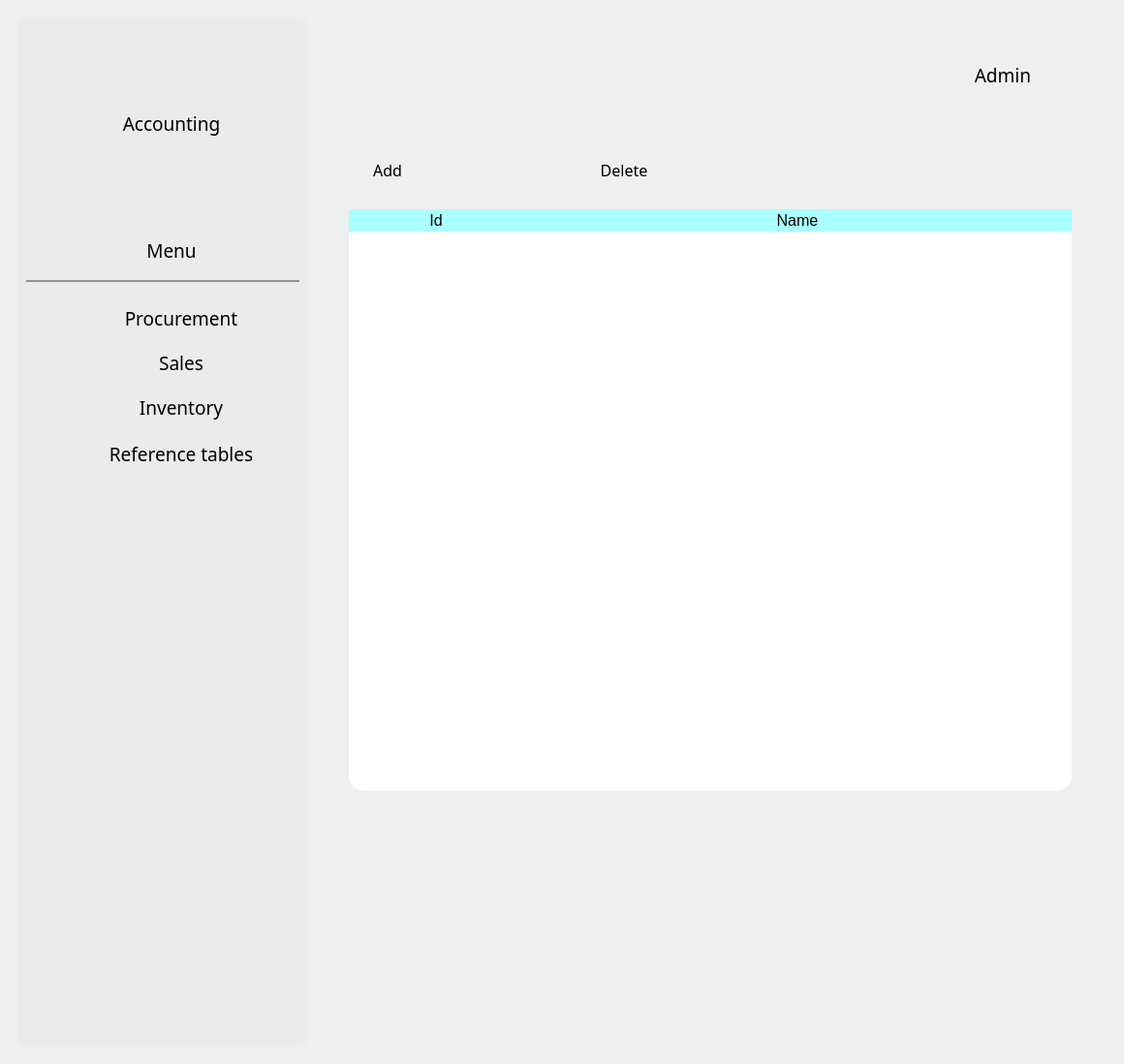
<?xml version="1.0" encoding="UTF-8"?>
<ui version="4.0">
 <class>MainWindow</class>
 <widget class="QMainWindow" name="MainWindow">
  <property name="geometry">
   <rect>
    <x>0</x>
    <y>0</y>
    <width>1160</width>
    <height>1098</height>
   </rect>
  </property>
  <property name="sizePolicy">
   <sizepolicy hsizetype="Expanding" vsizetype="Expanding">
    <horstretch>100</horstretch>
    <verstretch>100</verstretch>
   </sizepolicy>
  </property>
  <property name="windowTitle">
   <string>MainWindow</string>
  </property>
  <property name="styleSheet">
   <string notr="true">QGroupBox { border: none; }
QPushButton {
    border: none;
    color: black;
}
QPushButton:hover {
    color: grey;
}</string>
  </property>
  <widget class="QWidget" name="centralwidget">
   <property name="sizePolicy">
    <sizepolicy hsizetype="Expanding" vsizetype="Expanding">
     <horstretch>0</horstretch>
     <verstretch>0</verstretch>
    </sizepolicy>
   </property>
   <layout class="QGridLayout" name="gridLayout_7">
    <item row="0" column="0">
     <widget class="QGroupBox" name="horizontalGroupBox">
      <property name="sizePolicy">
       <sizepolicy hsizetype="Expanding" vsizetype="Expanding">
        <horstretch>0</horstretch>
        <verstretch>0</verstretch>
       </sizepolicy>
      </property>
      <property name="maximumSize">
       <size>
        <width>1920</width>
        <height>1080</height>
       </size>
      </property>
      <layout class="QGridLayout" name="gridLayout_6">
       <item row="0" column="1">
        <widget class="QGroupBox" name="Right_side">
         <property name="sizePolicy">
          <sizepolicy hsizetype="Expanding" vsizetype="Expanding">
           <horstretch>162</horstretch>
           <verstretch>108</verstretch>
          </sizepolicy>
         </property>
         <property name="maximumSize">
          <size>
           <width>1620</width>
           <height>1080</height>
          </size>
         </property>
         <property name="layoutDirection">
          <enum>Qt::LeftToRight</enum>
         </property>
         <property name="styleSheet">
          <string notr="true"/>
         </property>
         <property name="alignment">
          <set>Qt::AlignRight|Qt::AlignTrailing|Qt::AlignVCenter</set>
         </property>
         <layout class="QGridLayout" name="gridLayout_4">
          <item row="0" column="0">
           <widget class="QGroupBox" name="Header_block">
            <property name="sizePolicy">
             <sizepolicy hsizetype="Expanding" vsizetype="Expanding">
              <horstretch>0</horstretch>
              <verstretch>0</verstretch>
             </sizepolicy>
            </property>
            <property name="minimumSize">
             <size>
              <width>800</width>
              <height>100</height>
             </size>
            </property>
            <property name="maximumSize">
             <size>
              <width>1620</width>
              <height>100</height>
             </size>
            </property>
            <property name="alignment">
             <set>Qt::AlignRight|Qt::AlignTrailing|Qt::AlignVCenter</set>
            </property>
            <layout class="QGridLayout" name="gridLayout_2">
             <item row="0" column="0">
              <widget class="QGroupBox" name="User_info">
               <property name="sizePolicy">
                <sizepolicy hsizetype="Expanding" vsizetype="Expanding">
                 <horstretch>0</horstretch>
                 <verstretch>0</verstretch>
                </sizepolicy>
               </property>
               <property name="maximumSize">
                <size>
                 <width>1620</width>
                 <height>100</height>
                </size>
               </property>
               <property name="alignment">
                <set>Qt::AlignRight|Qt::AlignTop|Qt::AlignTrailing</set>
               </property>
               <layout class="QGridLayout" name="gridLayout_3">
                <item row="0" column="2">
                 <widget class="QPushButton" name="logout">
                  <property name="sizePolicy">
                   <sizepolicy hsizetype="Expanding" vsizetype="Expanding">
                    <horstretch>0</horstretch>
                    <verstretch>0</verstretch>
                   </sizepolicy>
                  </property>
                  <property name="maximumSize">
                   <size>
                    <width>45</width>
                    <height>40</height>
                   </size>
                  </property>
                  <property name="layoutDirection">
                   <enum>Qt::RightToLeft</enum>
                  </property>
                  <property name="text">
                   <string/>
                  </property>
                  <property name="icon">
                   <iconset>
                    <normaloff>icons/logout.png</normaloff>icons/logout.png</iconset>
                  </property>
                  <property name="iconSize">
                   <size>
                    <width>40</width>
                    <height>40</height>
                   </size>
                  </property>
                 </widget>
                </item>
                <item row="0" column="1">
                 <widget class="QLabel" name="username">
                  <property name="sizePolicy">
                   <sizepolicy hsizetype="Expanding" vsizetype="Expanding">
                    <horstretch>0</horstretch>
                    <verstretch>0</verstretch>
                   </sizepolicy>
                  </property>
                  <property name="maximumSize">
                   <size>
                    <width>90</width>
                    <height>50</height>
                   </size>
                  </property>
                  <property name="font">
                   <font>
                    <family>Century Gothic</family>
                    <pointsize>14</pointsize>
                   </font>
                  </property>
                  <property name="text">
                   <string>Admin</string>
                  </property>
                  <property name="alignment">
                   <set>Qt::AlignRight|Qt::AlignTrailing|Qt::AlignVCenter</set>
                  </property>
                 </widget>
                </item>
                <item row="0" column="0">
                 <widget class="QLabel" name="label">
                  <property name="text">
                   <string/>
                  </property>
                 </widget>
                </item>
               </layout>
              </widget>
             </item>
            </layout>
           </widget>
          </item>
          <item row="2" column="0">
           <widget class="QGroupBox" name="Body_block">
            <property name="sizePolicy">
             <sizepolicy hsizetype="Expanding" vsizetype="Expanding">
              <horstretch>0</horstretch>
              <verstretch>0</verstretch>
             </sizepolicy>
            </property>
            <property name="maximumSize">
             <size>
              <width>1620</width>
              <height>980</height>
             </size>
            </property>
            <property name="alignment">
             <set>Qt::AlignRight|Qt::AlignTop|Qt::AlignTrailing</set>
            </property>
            <layout class="QGridLayout" name="gridLayout">
             <item row="0" column="4">
              <widget class="QGroupBox" name="items_in_body">
               <property name="minimumSize">
                <size>
                 <width>200</width>
                 <height>100</height>
                </size>
               </property>
               <property name="maximumSize">
                <size>
                 <width>1370</width>
                 <height>980</height>
                </size>
               </property>
               <property name="alignment">
                <set>Qt::AlignLeading|Qt::AlignLeft|Qt::AlignTop</set>
               </property>
               <layout class="QGridLayout" name="gridLayout_9">
                <item row="1" column="0">
                 <widget class="QGroupBox" name="horizontalGroupBox">
                  <property name="minimumSize">
                   <size>
                    <width>50</width>
                    <height>50</height>
                   </size>
                  </property>
                  <property name="maximumSize">
                   <size>
                    <width>500</width>
                    <height>100</height>
                   </size>
                  </property>
                  <layout class="QGridLayout" name="gridLayout_10">
                   <item row="0" column="0">
                    <widget class="QPushButton" name="add">
                     <property name="maximumSize">
                      <size>
                       <width>80</width>
                       <height>50</height>
                      </size>
                     </property>
                     <property name="font">
                      <font>
                       <family>Century Gothic</family>
                       <pointsize>12</pointsize>
                      </font>
                     </property>
                     <property name="text">
                      <string>Add</string>
                     </property>
                     <property name="icon">
                      <iconset>
                       <normaloff>icons/add.png</normaloff>icons/add.png</iconset>
                     </property>
                     <property name="iconSize">
                      <size>
                       <width>32</width>
                       <height>32</height>
                      </size>
                     </property>
                    </widget>
                   </item>
                   <item row="0" column="1">
                    <widget class="QPushButton" name="delete_2">
                     <property name="font">
                      <font>
                       <family>Century Gothic</family>
                       <pointsize>12</pointsize>
                      </font>
                     </property>
                     <property name="text">
                      <string>Delete</string>
                     </property>
                     <property name="icon">
                      <iconset>
                       <normaloff>icons/delete.png</normaloff>icons/delete.png</iconset>
                     </property>
                     <property name="iconSize">
                      <size>
                       <width>32</width>
                       <height>32</height>
                      </size>
                     </property>
                    </widget>
                   </item>
                  </layout>
                 </widget>
                </item>
                <item row="2" column="0">
                 <widget class="QGroupBox" name="verticalGroupBox">
                  <property name="minimumSize">
                   <size>
                    <width>0</width>
                    <height>800</height>
                   </size>
                  </property>
                  <layout class="QGridLayout" name="gridLayout_11">
                   <item row="0" column="0">
                    <widget class="QTableWidget" name="reference_tables">
                     <property name="minimumSize">
                      <size>
                       <width>0</width>
                       <height>600</height>
                      </size>
                     </property>
                     <property name="font">
                      <font>
                       <family>Century Gothic</family>
                       <pointsize>14</pointsize>
                      </font>
                     </property>
                     <property name="styleSheet">
                      <string notr="true">QHeaderView::section {
    background-color:rgb(170, 255, 255);
	border: none;
	font-family: &quot;Century Gothic&quot;;
    font-size: 16px;
}
QTableWidget::horizontalHeader {
	border-radius: 15px;
}
QTableWidget {
	border-radius: 15px;
	background-color: rgb(255, 255, 255);
}</string>
                     </property>
                     <attribute name="horizontalHeaderDefaultSectionSize">
                      <number>180</number>
                     </attribute>
                     <attribute name="horizontalHeaderStretchLastSection">
                      <bool>true</bool>
                     </attribute>
                     <attribute name="verticalHeaderVisible">
                      <bool>false</bool>
                     </attribute>
                     <column>
                      <property name="text">
                       <string>Id</string>
                      </property>
                     </column>
                     <column>
                      <property name="text">
                       <string>Name</string>
                      </property>
                     </column>
                    </widget>
                   </item>
                   <item row="1" column="0">
                    <widget class="QLabel" name="label_2">
                     <property name="minimumSize">
                      <size>
                       <width>0</width>
                       <height>500</height>
                      </size>
                     </property>
                     <property name="lineWidth">
                      <number>2</number>
                     </property>
                     <property name="text">
                      <string/>
                     </property>
                    </widget>
                   </item>
                  </layout>
                 </widget>
                </item>
               </layout>
              </widget>
             </item>
            </layout>
           </widget>
          </item>
         </layout>
        </widget>
       </item>
       <item row="0" column="0">
        <widget class="QFrame" name="Left_side">
         <property name="sizePolicy">
          <sizepolicy hsizetype="Expanding" vsizetype="Expanding">
           <horstretch>0</horstretch>
           <verstretch>0</verstretch>
          </sizepolicy>
         </property>
         <property name="maximumSize">
          <size>
           <width>300</width>
           <height>1080</height>
          </size>
         </property>
         <property name="styleSheet">
          <string notr="true">background: #EBEBEB;
border-radius: 10px;
</string>
         </property>
         <layout class="QGridLayout" name="gridLayout_5">
          <property name="bottomMargin">
           <number>3</number>
          </property>
          <item row="2" column="0">
           <widget class="QFrame" name="separator">
            <property name="minimumSize">
             <size>
              <width>0</width>
              <height>2</height>
             </size>
            </property>
            <property name="maximumSize">
             <size>
              <width>16777215</width>
              <height>2</height>
             </size>
            </property>
            <property name="styleSheet">
             <string notr="true">background-color: rgb(145, 145, 145);</string>
            </property>
            <property name="frameShape">
             <enum>QFrame::Panel</enum>
            </property>
            <property name="frameShadow">
             <enum>QFrame::Sunken</enum>
            </property>
           </widget>
          </item>
          <item row="5" column="0">
           <widget class="QGroupBox" name="verticalGroupBox">
            <property name="sizePolicy">
             <sizepolicy hsizetype="Expanding" vsizetype="Expanding">
              <horstretch>0</horstretch>
              <verstretch>0</verstretch>
             </sizepolicy>
            </property>
            <property name="minimumSize">
             <size>
              <width>0</width>
              <height>630</height>
             </size>
            </property>
            <property name="styleSheet">
             <string notr="true"/>
            </property>
            <layout class="QVBoxLayout" name="verticalLayout_3"/>
           </widget>
          </item>
          <item row="3" column="0">
           <widget class="QGroupBox" name="verticalGroupBox">
            <property name="sizePolicy">
             <sizepolicy hsizetype="Expanding" vsizetype="Expanding">
              <horstretch>0</horstretch>
              <verstretch>0</verstretch>
             </sizepolicy>
            </property>
            <property name="styleSheet">
             <string notr="true"/>
            </property>
            <layout class="QVBoxLayout" name="verticalLayout_2">
             <property name="spacing">
              <number>1</number>
             </property>
             <item>
              <widget class="QFrame" name="procurement_nav">
               <property name="sizePolicy">
                <sizepolicy hsizetype="Expanding" vsizetype="Expanding">
                 <horstretch>0</horstretch>
                 <verstretch>0</verstretch>
                </sizepolicy>
               </property>
               <property name="maximumSize">
                <size>
                 <width>16777215</width>
                 <height>50</height>
                </size>
               </property>
               <property name="font">
                <font>
                 <family>Century Gothic</family>
                 <pointsize>14</pointsize>
                </font>
               </property>
               <layout class="QHBoxLayout" name="income_nav">
                <item>
                 <widget class="QLabel" name="procurement_pic">
                  <property name="sizePolicy">
                   <sizepolicy hsizetype="Expanding" vsizetype="Expanding">
                    <horstretch>0</horstretch>
                    <verstretch>0</verstretch>
                   </sizepolicy>
                  </property>
                  <property name="maximumSize">
                   <size>
                    <width>32</width>
                    <height>32</height>
                   </size>
                  </property>
                  <property name="baseSize">
                   <size>
                    <width>0</width>
                    <height>0</height>
                   </size>
                  </property>
                  <property name="font">
                   <font>
                    <family>Century Gothic</family>
                    <pointsize>14</pointsize>
                   </font>
                  </property>
                  <property name="text">
                   <string/>
                  </property>
                  <property name="pixmap">
                   <pixmap>icons/procurement.png</pixmap>
                  </property>
                  <property name="alignment">
                   <set>Qt::AlignCenter</set>
                  </property>
                 </widget>
                </item>
                <item>
                 <widget class="QPushButton" name="procurement">
                  <property name="sizePolicy">
                   <sizepolicy hsizetype="Expanding" vsizetype="Expanding">
                    <horstretch>0</horstretch>
                    <verstretch>0</verstretch>
                   </sizepolicy>
                  </property>
                  <property name="font">
                   <font>
                    <family>Century Gothic</family>
                    <pointsize>14</pointsize>
                   </font>
                  </property>
                  <property name="styleSheet">
                   <string notr="true"/>
                  </property>
                  <property name="text">
                   <string>Procurement</string>
                  </property>
                 </widget>
                </item>
               </layout>
              </widget>
             </item>
             <item>
              <widget class="QFrame" name="sales_nav_2">
               <property name="sizePolicy">
                <sizepolicy hsizetype="Expanding" vsizetype="Expanding">
                 <horstretch>0</horstretch>
                 <verstretch>0</verstretch>
                </sizepolicy>
               </property>
               <property name="maximumSize">
                <size>
                 <width>16777215</width>
                 <height>50</height>
                </size>
               </property>
               <property name="font">
                <font>
                 <family>Century Gothic</family>
                 <pointsize>14</pointsize>
                </font>
               </property>
               <layout class="QHBoxLayout" name="expense_nav">
                <item>
                 <widget class="QLabel" name="sales_pic">
                  <property name="sizePolicy">
                   <sizepolicy hsizetype="Expanding" vsizetype="Expanding">
                    <horstretch>0</horstretch>
                    <verstretch>0</verstretch>
                   </sizepolicy>
                  </property>
                  <property name="minimumSize">
                   <size>
                    <width>0</width>
                    <height>0</height>
                   </size>
                  </property>
                  <property name="maximumSize">
                   <size>
                    <width>32</width>
                    <height>32</height>
                   </size>
                  </property>
                  <property name="font">
                   <font>
                    <family>Century Gothic</family>
                    <pointsize>14</pointsize>
                   </font>
                  </property>
                  <property name="text">
                   <string/>
                  </property>
                  <property name="pixmap">
                   <pixmap>icons/cash-register.png</pixmap>
                  </property>
                 </widget>
                </item>
                <item>
                 <widget class="QPushButton" name="sales">
                  <property name="sizePolicy">
                   <sizepolicy hsizetype="Expanding" vsizetype="Expanding">
                    <horstretch>0</horstretch>
                    <verstretch>0</verstretch>
                   </sizepolicy>
                  </property>
                  <property name="font">
                   <font>
                    <family>Century Gothic</family>
                    <pointsize>14</pointsize>
                   </font>
                  </property>
                  <property name="styleSheet">
                   <string notr="true"/>
                  </property>
                  <property name="text">
                   <string>Sales</string>
                  </property>
                 </widget>
                </item>
               </layout>
              </widget>
             </item>
             <item>
              <widget class="QFrame" name="inventory_nav">
               <property name="sizePolicy">
                <sizepolicy hsizetype="Expanding" vsizetype="Expanding">
                 <horstretch>0</horstretch>
                 <verstretch>0</verstretch>
                </sizepolicy>
               </property>
               <property name="maximumSize">
                <size>
                 <width>16777215</width>
                 <height>50</height>
                </size>
               </property>
               <property name="font">
                <font>
                 <family>Century Gothic</family>
                 <pointsize>14</pointsize>
                </font>
               </property>
               <layout class="QHBoxLayout" name="goods_nav">
                <item>
                 <widget class="QLabel" name="inventory_pic">
                  <property name="sizePolicy">
                   <sizepolicy hsizetype="Expanding" vsizetype="Expanding">
                    <horstretch>0</horstretch>
                    <verstretch>0</verstretch>
                   </sizepolicy>
                  </property>
                  <property name="maximumSize">
                   <size>
                    <width>32</width>
                    <height>32</height>
                   </size>
                  </property>
                  <property name="font">
                   <font>
                    <family>Century Gothic</family>
                    <pointsize>14</pointsize>
                   </font>
                  </property>
                  <property name="text">
                   <string/>
                  </property>
                  <property name="pixmap">
                   <pixmap>icons/inventory.png</pixmap>
                  </property>
                 </widget>
                </item>
                <item>
                 <widget class="QPushButton" name="inventory">
                  <property name="sizePolicy">
                   <sizepolicy hsizetype="Expanding" vsizetype="Expanding">
                    <horstretch>0</horstretch>
                    <verstretch>0</verstretch>
                   </sizepolicy>
                  </property>
                  <property name="font">
                   <font>
                    <family>Century Gothic</family>
                    <pointsize>14</pointsize>
                   </font>
                  </property>
                  <property name="styleSheet">
                   <string notr="true"/>
                  </property>
                  <property name="text">
                   <string>Inventory</string>
                  </property>
                 </widget>
                </item>
               </layout>
              </widget>
             </item>
             <item>
              <widget class="QFrame" name="reference_nav">
               <property name="minimumSize">
                <size>
                 <width>0</width>
                 <height>50</height>
                </size>
               </property>
               <property name="maximumSize">
                <size>
                 <width>16777215</width>
                 <height>50</height>
                </size>
               </property>
               <layout class="QHBoxLayout" name="horizontalLayout">
                <item>
                 <widget class="QLabel" name="reference_pic">
                  <property name="maximumSize">
                   <size>
                    <width>32</width>
                    <height>32</height>
                   </size>
                  </property>
                  <property name="baseSize">
                   <size>
                    <width>32</width>
                    <height>32</height>
                   </size>
                  </property>
                  <property name="text">
                   <string/>
                  </property>
                  <property name="pixmap">
                   <pixmap>icons/research.png</pixmap>
                  </property>
                 </widget>
                </item>
                <item>
                 <widget class="QPushButton" name="reference">
                  <property name="font">
                   <font>
                    <family>Century Gothic</family>
                    <pointsize>14</pointsize>
                   </font>
                  </property>
                  <property name="text">
                   <string>Reference tables</string>
                  </property>
                  <property name="iconSize">
                   <size>
                    <width>16</width>
                    <height>16</height>
                   </size>
                  </property>
                 </widget>
                </item>
               </layout>
              </widget>
             </item>
            </layout>
           </widget>
          </item>
          <item row="0" column="0">
           <widget class="QLabel" name="app_name">
            <property name="sizePolicy">
             <sizepolicy hsizetype="Expanding" vsizetype="Expanding">
              <horstretch>0</horstretch>
              <verstretch>0</verstretch>
             </sizepolicy>
            </property>
            <property name="minimumSize">
             <size>
              <width>300</width>
              <height>200</height>
             </size>
            </property>
            <property name="maximumSize">
             <size>
              <width>300</width>
              <height>200</height>
             </size>
            </property>
            <property name="font">
             <font>
              <family>Century Gothic</family>
              <pointsize>14</pointsize>
             </font>
            </property>
            <property name="whatsThis">
             <string notr="true"/>
            </property>
            <property name="layoutDirection">
             <enum>Qt::LeftToRight</enum>
            </property>
            <property name="locale">
             <locale language="Russian" country="Russia"/>
            </property>
            <property name="text">
             <string>Accounting</string>
            </property>
            <property name="alignment">
             <set>Qt::AlignCenter</set>
            </property>
           </widget>
          </item>
          <item row="1" column="0">
           <widget class="QLabel" name="menu_list">
            <property name="sizePolicy">
             <sizepolicy hsizetype="Expanding" vsizetype="Expanding">
              <horstretch>0</horstretch>
              <verstretch>0</verstretch>
             </sizepolicy>
            </property>
            <property name="minimumSize">
             <size>
              <width>300</width>
              <height>50</height>
             </size>
            </property>
            <property name="maximumSize">
             <size>
              <width>300</width>
              <height>50</height>
             </size>
            </property>
            <property name="font">
             <font>
              <family>Century Gothic</family>
              <pointsize>14</pointsize>
             </font>
            </property>
            <property name="text">
             <string>Menu</string>
            </property>
            <property name="alignment">
             <set>Qt::AlignCenter</set>
            </property>
           </widget>
          </item>
         </layout>
        </widget>
       </item>
      </layout>
     </widget>
    </item>
   </layout>
  </widget>
 </widget>
 <resources/>
 <connections/>
</ui>
